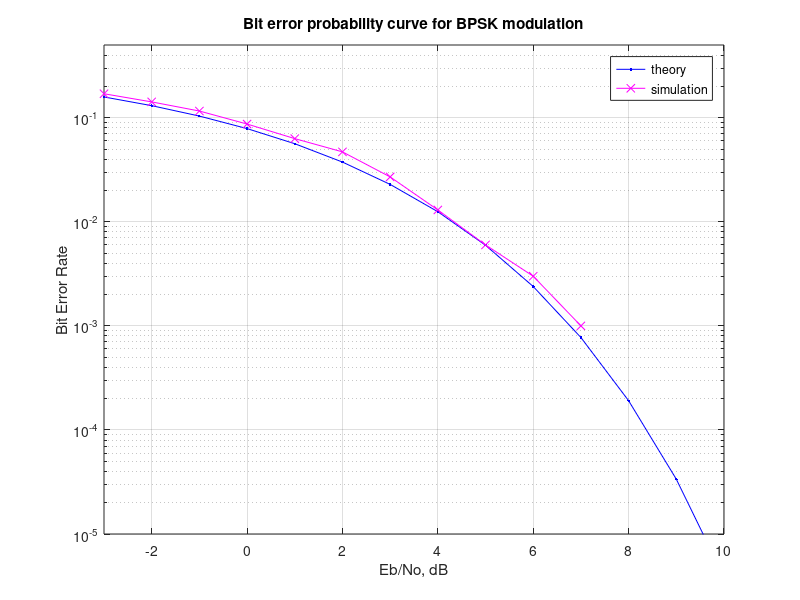

Write the MATLAB code that produced this figure.
%%%%%%%%%%%%%%%%%%%%%%%%%%%%%%%%%%%%%%%%%%%%%
% Creative Commons
% Attribution-Noncommercial 2.5 India
% You are free:
% to Share — to copy, distribute and transmit the work
% to Remix — to adapt the work
% Under the following conditions:
% Attribution. You must attribute the work in the manner 
% specified by the author or licensor (but not in any way 
% that suggests that they endorse you or your use of the work). 
% Noncommercial. You may not use this work for commercial purposes. 
% For any reuse or distribution, you must make clear to others the 
% license terms of this work. The best way to do this is with a 
% link to this web page.
% Any of the above conditions can be waived if you get permission 
% from the copyright holder.
% Nothing in this license impairs or restricts the author's moral rights.
% http://creativecommons.org/licenses/by-nc/2.5/in/

% Script for simulating binary phase shift keyed transmission and
% reception and compare the simulated and theoretical bit error
% probability
% Checked for proper operation with Octave Version 3.0.0
% Author	: Krishna
% Email		: krishna@dsplog.com
% Version	: 1.0
% Date		: 5 August 2007
% %%%%%%%%%%%%%%%%%%%%%%%%%%%%%%%%%%%%%%%%%%%%%%%%%%%%%%%%%%


clear
N = 10^3 % number of bits or symbols
rand('state',100); % initializing the rand() function
randn('state',200); % initializing the randn() function

% Transmitter
ip = rand(1,N)>0.5; % generating 0,1 with equal probability
s = 2*ip-1; % BPSK modulation 0 -> -1; 1 -> 1 
n = 1/sqrt(2)*[randn(1,N) + j*randn(1,N)]; % white gaussian noise, 0dB variance 
Eb_N0_dB = [-3:10]; % multiple Eb/N0 values

for ii = 1:length(Eb_N0_dB)
   % Noise addition
   y = s + 10^(-Eb_N0_dB(ii)/20)*n; % additive white gaussian noise

   % receiver - hard decision decoding
   ipHat = real(y)>0;

   % counting the errors
   nErr(ii) = size(find([ip- ipHat]),2);

end

simBer = nErr/N; % simulated ber
theoryBer = 0.5*erfc(sqrt(10.^(Eb_N0_dB/10))); % theoretical ber

% plot
close all
figure
semilogy(Eb_N0_dB,theoryBer,'b.-');
hold on
semilogy(Eb_N0_dB,simBer,'mx-');
axis([-3 10 10^-5 0.5])
grid on
legend('theory', 'simulation');
xlabel('Eb/No, dB');
ylabel('Bit Error Rate');
title('Bit error probability curve for BPSK modulation');


